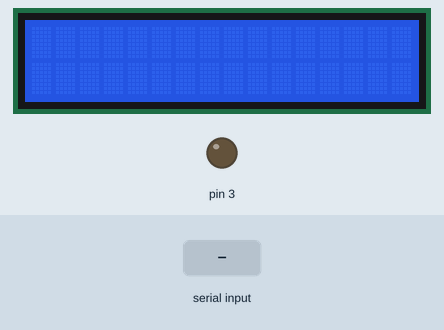
The program below on a simulated Arduino Nano, built with avr-gcc and run on an emulated ATmega328P. Parts: 16×2 character LCD, output pins drawn as LEDs (lit = HIGH). The test bench sets the inputs (shaded band). What the program prints to the serial monitor is not drawn.

Above: at 1.2 s.
1.3 s: "1" received over the second serial link
At 2.9 s:
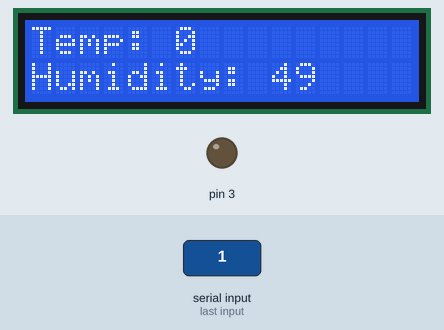
3.8 s: "0" received over the second serial link
6.3 s: "2" received over the second serial link
At 7.9 s:
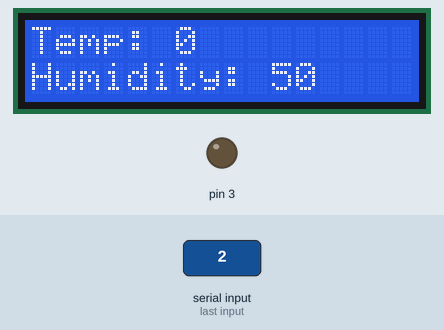
Timing chart, 0 to 9.4 s (numbered marks = the images above; inputs shaded):
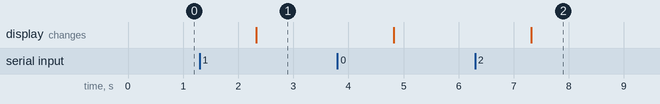

Measured:
- after the input at 1.3 s, the display: changes after 1.0 s (image 1)
- after the input at 6.3 s, the display: changes after 1.0 s (image 2)

The program:

main.cpp
```cpp
#include <Arduino.h>
#include <SoftwareSerial.h>
#include "LiquidCrystal_I2C.h"

#define RS485Transmit    HIGH
#define RS485Receive     LOW

SoftwareSerial mySerial(10, 11);

//LiquidCrystal_I2C lcd(0x27, 16, 2);
LiquidCrystal_I2C lcd(0x3F, 16, 2);

struct SensorData {
    int hum;
    int temp;
} sensor_data;

void setup() {
    pinMode(3, OUTPUT);
    digitalWrite(3, LOW);
    Serial.begin(9600);
    mySerial.begin(9600);
    lcd.begin();
}

byte buffer[4];

void loop() {
    if(mySerial.available()){
        while(mySerial.peek() > -1){
            mySerial.readBytes((uint8_t *) &sensor_data, sizeof(sensor_data));
        }

        Serial.print("Temp:");
        Serial.print(sensor_data.temp);
        Serial.print(" Humidity:");
        Serial.println(sensor_data.hum);

        lcd.clear();
        lcd.setCursor(0, 0);
        lcd.print("Temp: ");
        lcd.print(sensor_data.temp);
        lcd.setCursor(0, 1);
        lcd.print("Humidity: ");
        lcd.print(sensor_data.hum);
    }
}
```
